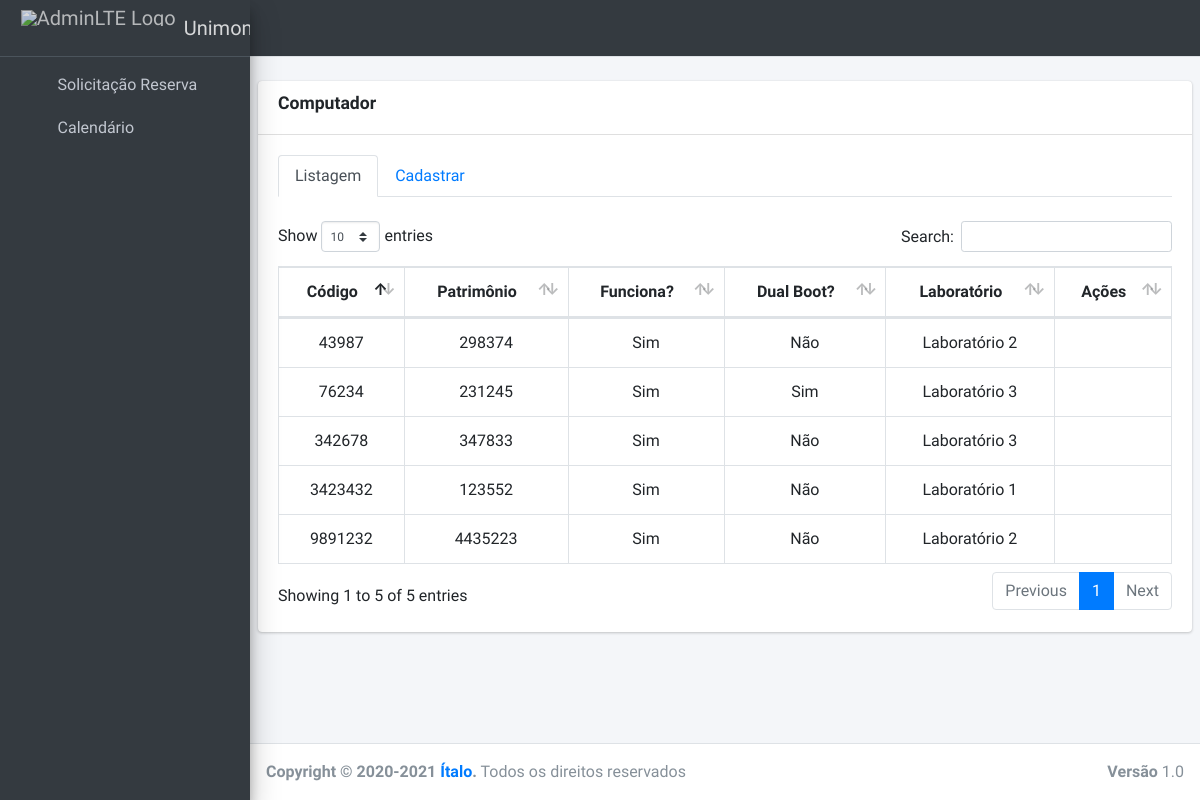
The app's page /panel/computador/cadastrar with its own data.
### core/models.py (models this page shows, shortened)
class Computador(models.Model):
    RAM_CHOICES = [
        ('1GB', '1GB'),
        ('2GB', '2GB'),
        ('3GB', '3GB'),
        ('4GB', '4GB'),
    ]
    HD_CHOICES = [
        ('100GB', '100GB'),
        ('200GB', '200GB'),
        ('300GB', '300GB'),
        ('400GB', '400GB'),
        ('500GB', '500GB'),
    ]
    PROCESSADOR_CHOICES = [
        ('I2', 'Intel Core 2 Duo'),
        ('I3', 'Intel I3'),
        ('I5', 'Intel I5'),
        ('IP', 'Intel Pentium Dual Core'),
    ]
    codigo = models.IntegerField(primary_key=True)
    patrimonio = models.CharField(max_length=15)
    dual_boot = models.BooleanField(default=False)
    funciona = models.BooleanField(default=True)
    processador = models.CharField(choices=PROCESSADOR_CHOICES, max_length=2)
    hd = models.CharField(choices=HD_CHOICES, max_length=5)
    ram = models.CharField(choices=RAM_CHOICES, max_length=3)
    laboratorio_id = models.ForeignKey(Laboratorio, on_delete=models.SET_NULL, null=True)
    software_id = models.ManyToManyField(Software)
    qnt_manutencao = models.IntegerField(default=0)
    em_manutencao = models.BooleanField(default=False)

class Laboratorio(models.Model):
    name = models.CharField(max_length=45)
    qnt_computador = models.IntegerField(blank=True)
    def __str__(self):
        return self.name

### core/views.py (the view, shortened to what this page needs)
# urls.py: path('panel/computador/cadastrar', CreateComputadorView.as_view(), name='computador-create'),
class CreateComputadorView(CreateView):
    form_class = ComputadorForm
    template_name = 'panel/computador/create.html'
    success_url = reverse_lazy('computador-create')
    def get_context_data(self, **kwargs):
        context = super(CreateComputadorView, self).get_context_data(**kwargs)
        context['computadors'] = Computador.objects.order_by('?').all()
        context['softwares'] = Software.objects.all()
        return context

### core/forms.py
class ComputadorForm(forms.ModelForm):
    class Meta:
        model = Computador
        fields = ['codigo', 'patrimonio', 'dual_boot', 'funciona', 'processador', 'hd', 'ram', 'laboratorio_id', 'software_id']

### core/models.py (called while the page is built)
    def __str__(self):
        return self.name

### core/templates/panel/computador/create.html (shortened to what this page needs)
{% extends 'layouts/base.html' %}
{% load static %}
{% block head %}
<link rel="stylesheet" href="{% static 'plugins/datatables-bs4/css/dataTables.bootstrap4.min.css' %}">
<link rel="stylesheet" href="{% static 'plugins/datatables-responsive/css/responsive.bootstrap4.min.css' %}">
<link rel="stylesheet" href="{% static 'plugins/bootstrap4-duallistbox/bootstrap-duallistbox.min.css' %}">
{% endblock %}
{% block layouts %}
    {% include 'layouts/navbar.html' %}
    {% include 'layouts/sidebar.html' %}
{% endblock %}
{% block content %}
{% load widget_tweaks %}
 <div class="content-wrapper">
    <br>
    <section class="content">
      <div class="card">
        <div class="card-header">
          <h3 class="card-title"><label>Computador</label></h3>
        </div>
        <div class="card-body">
          <ul class="nav nav-tabs" id="custom-content-below-tab" role="tablist">
            <li class="nav-item">
              <a class="nav-link active" id="custom-content-below-home-tab" data-toggle="pill" href="#custom-content-below-home" role="tab" aria-controls="custom-content-below-home" aria-selected="true">Listagem</a>
            </li>
            <li class="nav-item">
              <a class="nav-link" id="custom-content-below-profile-tab" data-toggle="pill" href="#custom-content-below-profile" role="tab" aria-controls="custom-content-below-profile" aria-selected="false">Cadastrar</a>
            </li>
          </ul>
          <div class="tab-content" id="custom-content-below-tabContent">
            <div class="tab-pane fade show active" id="custom-content-below-home" role="tabpanel" aria-labelledby="custom-content-below-home-tab">
              <br>
              <table id="table-lab" class="table table-bordered table-hover dataTable">
                <thead>
                    <tr>
                        <th class="text-center">Código</th>
                        <th class="text-center">Patrimônio</th>
                        <th class="text-center">Funciona?</th>
                        <th class="text-center">Dual Boot?</th>
                        <th class="text-center">Laboratório</th>
                        <th class="text-center">Ações</th>
                    </tr>
                </thead>
                <tbody>
                    {% for pc in computadors %}
                        <tr>
                            <td>{{ pc.codigo }}</td>
                            <td>{{ pc.patrimonio }}</td>
                            <td>
                              {% if pc.funciona %}
                                Sim
                              {% else %}
                                Não
                              {% endif %}
                            </td>
                            <td>
                              {% if pc.dual_boot %}
                                Sim
                              {% else %}
                                Não
                              {% endif %}
                            </td>
                            <td>{{ pc.laboratorio_id }}</td>
                            <td>
                                <a href="{% url 'computador-detail' pc.pk %}" title="Informações"><i class="far fa-eye"></i></a>
                            </td>
                        </tr>
                    {% endfor %}
                </tbody>
              </table>
           </div>
          </div>
        </div>
      </div>
    </section>
  </div>
{% endblock %}
{% block footer %}
    {% include 'layouts/footer.html' %}
{% endblock %}

### core/static/custom/custom.css (style rules this page uses)
td { text-align:center; vertical-align:middle; }

### records on screen
Computador: codigo "3423432", patrimonio "123552", funciona "Sim", dual_boot "Não", laboratorio_id "Laboratório 1"
Computador: codigo "76234", patrimonio "231245", funciona "Sim", dual_boot "Sim", laboratorio_id "Laboratório 3"
Computador: codigo "43987", patrimonio "298374", funciona "Sim", dual_boot "Não", laboratorio_id "Laboratório 2"
Computador: codigo "9891232", patrimonio "4435223", funciona "Sim", dual_boot "Não", laboratorio_id "Laboratório 2"
Computador: codigo "342678", patrimonio "347833", funciona "Sim", dual_boot "Não", laboratorio_id "Laboratório 3"
